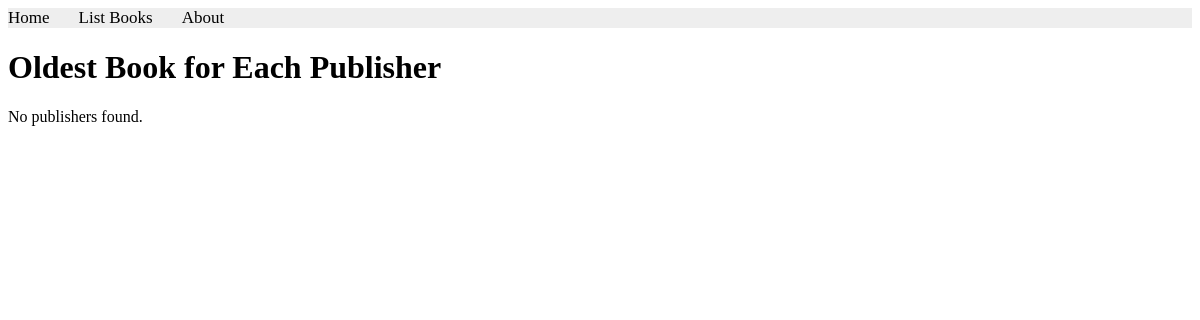
Page /books/lab9/task3 on the earlier database version.
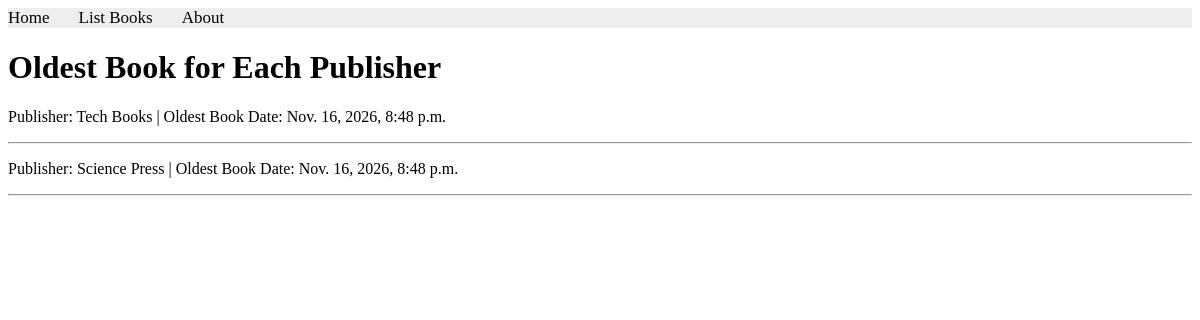
Same page on the later database version.
### apps/bookmodule/models.py (models this page shows, shortened)
class Publisher(models.Model):
    name = models.CharField(max_length=200)
    location = models.CharField(max_length=300)

### apps/bookmodule/views.py (the view)
# urls.py: path('lab9/task3', views.lab9_task3, name='lab9_task3'),
def lab9_task3(request):
    publishers = Publisher.objects.annotate(
             oldest_date=Min('book__pubdate')
    )
    return render(
        request,
        'bookmodule/lab9_task3.html',
        {'publishers': publishers}
    )

### apps/templates/bookmodule/lab9_task3.html (shortened to what this page needs)
{% extends "layouts/base.html" %}
{% block content %}
<h1>Oldest Book for Each Publisher</h1>
{% for publisher in publishers %}
    <p>
        Publisher: {{ publisher.name }} |
        Oldest Book Date: {{ publisher.oldest_date|default:"No books" }}
    </p>
    <hr>
{% empty %}
    <p>No publishers found.</p>
{% endfor %}
{% endblock content %}

Differences in the rows shown:
added Publisher: name "Tech Books", oldest_date "Nov. 16, 2026, 8:48 p.m."
added Publisher: name "Science Press", oldest_date "Nov. 16, 2026, 8:48 p.m."
Other differences:
text no longer shown: "No publishers found."
